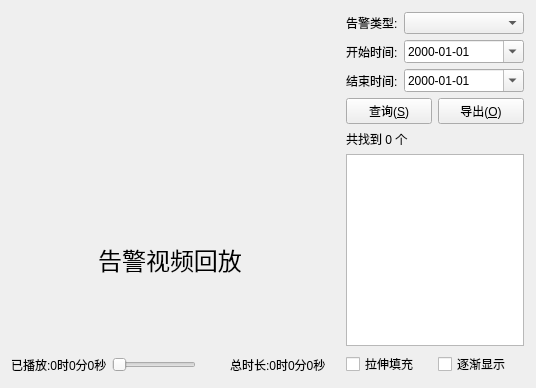
     <widget class="QWidget" name="page_snap">
      <layout class="QGridLayout" name="gridLayoutVideo">
       <property name="leftMargin">
        <number>6</number>
       </property>
       <property name="topMargin">
        <number>6</number>
       </property>
       <property name="rightMargin">
        <number>6</number>
       </property>
       <property name="bottomMargin">
        <number>6</number>
       </property>
       <item row="1" column="0">
        <widget class="QLabel" name="labVideo">
         <property name="sizePolicy">
          <sizepolicy hsizetype="Expanding" vsizetype="Expanding">
           <horstretch>0</horstretch>
           <verstretch>0</verstretch>
          </sizepolicy>
         </property>
         <property name="styleSheet">
          <string notr="true">font: 18pt;</string>
         </property>
         <property name="text">
          <string>告警视频回放</string>
         </property>
         <property name="alignment">
          <set>Qt::AlignCenter</set>
         </property>
        </widget>
       </item>
       <item row="0" column="0">
        <widget class="ImageView" name="widget_image_view" native="true">
         <property name="sizePolicy">
          <sizepolicy hsizetype="Expanding" vsizetype="Expanding">
           <horstretch>0</horstretch>
           <verstretch>0</verstretch>
          </sizepolicy>
         </property>
        </widget>
       </item>
       <item row="2" column="0">
        <widget class="QFrame" name="gboxBottomVideo">
         <layout class="QHBoxLayout" name="horizontalLayout_5">
          <property name="spacing">
           <number>5</number>
          </property>
          <property name="leftMargin">
           <number>5</number>
          </property>
          <property name="topMargin">
           <number>5</number>
          </property>
          <property name="rightMargin">
           <number>5</number>
          </property>
          <property name="bottomMargin">
           <number>5</number>
          </property>
          <item>
           <widget class="QLabel" name="labTimePlay">
            <property name="styleSheet">
             <string notr="true"/>
            </property>
            <property name="text">
             <string>已播放:0时0分0秒</string>
            </property>
           </widget>
          </item>
          <item>
           <widget class="QSlider" name="slider">
            <property name="enabled">
             <bool>false</bool>
            </property>
            <property name="orientation">
             <enum>Qt::Horizontal</enum>
            </property>
            <property name="invertedAppearance">
             <bool>false</bool>
            </property>
            <property name="invertedControls">
             <bool>false</bool>
            </property>
           </widget>
          </item>
          <item>
           <widget class="QPushButton" name="btnPlay">
            <property name="enabled">
             <bool>true</bool>
            </property>
            <property name="focusPolicy">
             <enum>Qt::NoFocus</enum>
            </property>
            <property name="styleSheet">
             <string notr="true">QPushButton{
border-style: none;
background-color:rgba(0,0,0,0);
width: 18px;
height: 18px;
padding:3px;
}
QPushButton:checked{
border-image: url(:/image/btn_play_normal.png);
}
QPushButton:checked:hover{
border-image: url(:/image/btn_play_press.png);
}
QPushButton:!checked{
border-image: url(:/image/btn_pause_normal.png);
}
QPushButton:!checked:hover{
border-image: url(:/image/btn_pause_press.png);
}</string>
            </property>
            <property name="text">
             <string/>
            </property>
            <property name="checkable">
             <bool>true</bool>
            </property>
            <property name="checked">
             <bool>true</bool>
            </property>
           </widget>
          </item>
          <item>
           <widget class="QLabel" name="labTimeAll">
            <property name="text">
             <string>总时长:0时0分0秒 </string>
            </property>
           </widget>
          </item>
         </layout>
        </widget>
       </item>
       <item row="0" column="1" rowspan="3">
        <widget class="QFrame" name="gboxRightVideo">
         <property name="minimumSize">
          <size>
           <width>190</width>
           <height>0</height>
          </size>
         </property>
         <property name="maximumSize">
          <size>
           <width>190</width>
           <height>16777215</height>
          </size>
         </property>
         <layout class="QGridLayout" name="gridLayout_13">
          <property name="leftMargin">
           <number>6</number>
          </property>
          <property name="topMargin">
           <number>6</number>
          </property>
          <property name="rightMargin">
           <number>6</number>
          </property>
          <property name="bottomMargin">
           <number>6</number>
          </property>
          <item row="0" column="0" colspan="2">
           <layout class="QGridLayout" name="gridLayout_12">
            <item row="0" column="0">
             <widget class="QLabel" name="labVideoType">
              <property name="text">
               <string>告警类型:</string>
              </property>
             </widget>
            </item>
            <item row="0" column="1">
             <widget class="QComboBox" name="cboxVideoType">
              <property name="sizePolicy">
               <sizepolicy hsizetype="Expanding" vsizetype="Fixed">
                <horstretch>0</horstretch>
                <verstretch>0</verstretch>
               </sizepolicy>
              </property>
             </widget>
            </item>
            <item row="1" column="0">
             <widget class="QLabel" name="labDateStart">
              <property name="text">
               <string>开始时间:</string>
              </property>
             </widget>
            </item>
            <item row="1" column="1">
             <widget class="QDateEdit" name="dateStartVideo">
              <property name="sizePolicy">
               <sizepolicy hsizetype="Expanding" vsizetype="Fixed">
                <horstretch>0</horstretch>
                <verstretch>0</verstretch>
               </sizepolicy>
              </property>
              <property name="displayFormat">
               <string>yyyy-MM-dd</string>
              </property>
              <property name="calendarPopup">
               <bool>true</bool>
              </property>
             </widget>
            </item>
            <item row="2" column="0">
             <widget class="QLabel" name="labDateEnd">
              <property name="text">
               <string>结束时间:</string>
              </property>
             </widget>
            </item>
            <item row="2" column="1">
             <widget class="QDateEdit" name="dateEndVideo">
              <property name="sizePolicy">
               <sizepolicy hsizetype="Expanding" vsizetype="Fixed">
                <horstretch>0</horstretch>
                <verstretch>0</verstretch>
               </sizepolicy>
              </property>
              <property name="displayFormat">
               <string>yyyy-MM-dd</string>
              </property>
              <property name="calendarPopup">
               <bool>true</bool>
              </property>
             </widget>
            </item>
           </layout>
          </item>
          <item row="1" column="0">
           <widget class="QPushButton" name="btnSelectVideo">
            <property name="text">
             <string>查询(&amp;S)</string>
            </property>
            <property name="icon">
             <iconset resource="other/rc.qrc">
              <normaloff>:/image/btn_ok.png</normaloff>:/image/btn_ok.png</iconset>
            </property>
            <property name="iconSize">
             <size>
              <width>18</width>
              <height>18</height>
             </size>
            </property>
           </widget>
          </item>
          <item row="1" column="1">
           <widget class="QPushButton" name="btnSaveVideo">
            <property name="text">
             <string>导出(&amp;O)</string>
            </property>
            <property name="icon">
             <iconset resource="other/rc.qrc">
              <normaloff>:/image/btn_excel.png</normaloff>:/image/btn_excel.png</iconset>
            </property>
            <property name="iconSize">
             <size>
              <width>18</width>
              <height>18</height>
             </size>
            </property>
           </widget>
          </item>
          <item row="2" column="0">
           <widget class="QLabel" name="labVideoList">
            <property name="text">
             <string>共找到 0 个</string>
            </property>
           </widget>
          </item>
          <item row="3" column="0" colspan="2">
           <widget class="QListWidget" name="listVideoPath">
            <property name="styleSheet">
             <string notr="true">QListWidget::item{
padding:5px;
margin:0px;
}</string>
            </property>
           </widget>
          </item>
          <item row="4" column="0">
           <widget class="QCheckBox" name="ckFill">
            <property name="text">
             <string>拉伸填充</string>
            </property>
           </widget>
          </item>
          <item row="4" column="1">
           <widget class="QCheckBox" name="ckFade">
            <property name="text">
             <string>逐渐显示</string>
            </property>
           </widget>
          </item>
         </layout>
        </widget>
       </item>
      </layout>
     </widget>
